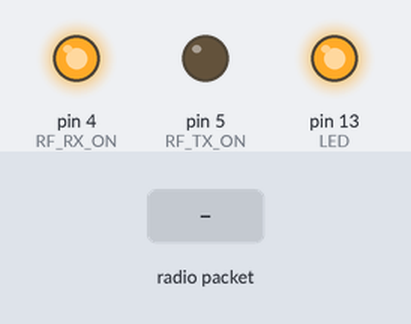
Simulated run of this sketch. Board: Arduino Uno, built with avr-gcc and run on an emulated ATmega328P. Parts: output pins drawn as LEDs (lit = HIGH). The inputs (shaded band) are chosen by the test bench. No radio packets arrive unless stated; what the sketch prints to the serial monitor is not drawn.

Above: at 0.11 s.
At 1.7 s:
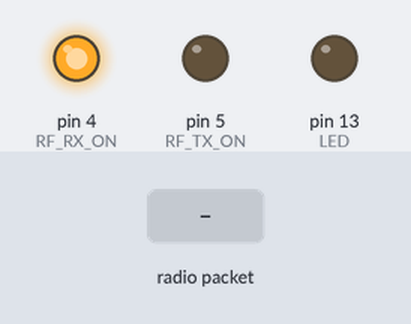
1.8 s: radio packet "200" arrives
Timing chart, 0 to 4.8 s (numbered marks = the images above; inputs shaded):
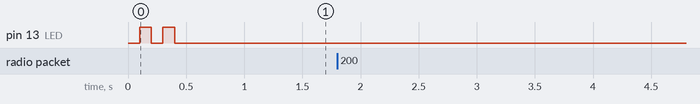

The sketch:

ActuatorTX.ino
```cpp
// (licence header left out)
#include <RH_ASK.h>
#include <SPI.h> // Not actualy used but needed to compile

uint8_t buflen = RH_ASK_MAX_MESSAGE_LEN;

#define WAKEUP_SIGNAL 1500 //continuous signal to wake up receiver on the sailwing (if the sailwing has 1s sleep cycle => wakeup signal = 1.5s)
#define PRINT_BAUD 9600
//#define SERIAL_DEBUG

//pins
#define LED 13 //PB5
#define RF_TX 3 //PD3
#define RF_RX 2 //PD2
#define RF_TX_ON 5 //PD5
#define RF_RX_ON 4 //PD4

typedef struct {
  float volts;
  float amps;
} vamps;

//RH_ASK
RH_ASK driver(500, RF_RX, RF_TX); //speed, rx, tx
//Fosc = 2MHz => Tosc = 0.5us
//1000bps => 1ms bit period
//8 samples per bit period => 125us per sample = 500*Tosc
//OK, integral number of Tosc

int msg;

String cmd = "";
int cmdlen;
#define cmdmax 200


void setup() {
  pinMode(LED, OUTPUT);
  digitalWrite(LED, LOW);
  pinMode(RF_TX_ON, OUTPUT);
  digitalWrite(RF_TX_ON, LOW); //transmitter on only when needed
  pinMode(RF_RX_ON, OUTPUT);
  digitalWrite(RF_RX_ON, HIGH); //receiver always on

  delay(100); //serial doesn't print without the delay

  Serial.begin(PRINT_BAUD);

  #ifdef SERIAL_DEBUG
    Serial.println("setup");
  #endif

  //RH_ASK init
  driver.init();

  //init LED
  digitalWrite(LED, HIGH);
  delay(100);
  digitalWrite(LED, LOW);
  delay(100);
  digitalWrite(LED, HIGH);
  delay(100);
  digitalWrite(LED, LOW);
  delay(100);
}

void loop() {
  readcmd(); //non-blocking
  smartDelay(0); //receive characters
}

void response(char chanID, unsigned int msg) {
  char buf[128];
  sprintf(buf, "%c,%d", chanID, msg);
  Serial.print('$');
  Serial.print(buf);
  Serial.print('*');
  PrintHex8(checksum(buf));
  #ifdef SERIAL_DEBUG
    Serial.print(" ");
    Serial.print(msg >> 8);
    Serial.print(" ");
    Serial.print(msg % 256);
  #endif
  Serial.println();
}

//read incoming characters within delay
void smartDelay(unsigned long ms) {
  unsigned long startMillis = millis();
  unsigned long currentMillis;
  uint8_t buf[buflen];
  do {
    if (driver.recv(buf, &buflen)) {
      int i;
      for (i = 0; i < buflen-2; i += 3){
        char chanID = buf[i];
        unsigned int msg = (buf[i+2] << 8) | buf[i+1];
        response(chanID, msg);
      }
    }
    currentMillis = millis();
  } while (currentMillis >= startMillis /* check millis overflow */ && currentMillis - startMillis < ms);
}

void send_message(char chanID, unsigned int *msg){
  //Since the reading is somewhere between 0 and 1023 (from the analog read) and we are only
  //sending 8-bit packets, each reading must be split as two 8-bit elements and channel ID is
  //sent as a single character, 8-bits large by default.
  uint8_t buf[3];
  buf[0] = chanID;    // Label this channel, to distinguish it from other channels
  buf[1] = *msg;      // Least significant byte (8 bits), rest is truncated from int to uint8_t
  buf[2] = (*msg)>>8; // Most significant byte

  digitalWrite(RF_TX, HIGH); //wake up receiver on the sailwing
  delay(WAKEUP_SIGNAL);
  digitalWrite(RF_TX, LOW);
  delay(100);

  digitalWrite(LED, HIGH);       // Flash a light to show transmitting
  driver.send(buf, 3);     // Sending the message
  driver.waitPacketSent(3000);      // Wait until the whole message is gone
  digitalWrite(LED, LOW);      // Turn the LED off.
  smartDelay(100);                    // A short gap.
}

void readcmd() {
  while (Serial.available() > 0) {
    char ch = (char)Serial.read();
    if (ch == '\n' || ch == '\r') continue;
    if (ch == ';') { //end of command, process
      execmd();
      cmd = "";
      cmdlen = 0;
    }
    else if (ch == '$') { //start a new command (optional)
      cmd = "";
      cmdlen = 0;
    }
    else {
      cmd += ch;
      cmdlen++;
    }
    if (cmdlen > cmdmax-2) { //too long command
      cmd = "";
      cmdlen = 0;
    }
  }
}

void execmd() {
  #ifdef SERIAL_DEBUG
    Serial.print("Received command: "); Serial.println(cmd);
  #endif
  //find first digit
  int i = 0;
  while(i < cmd.length() && !isDigit(cmd[i]) && cmd[i] != '-') i++;
  //
  String cmd1 = cmd.substring(0, i);
  String cmd2_str = cmd.substring(i);
  int cmd2 = cmd2_str.toInt();
  if (cmd1 == "A" && cmd2 >= 0 && cmd2 <= 65535) {
    digitalWrite(RF_TX_ON, HIGH);
    send_message('A', &cmd2);
    digitalWrite(RF_TX_ON, LOW);
  }
  else if (cmd1 == "S" && cmd2 >= 0 && cmd2 <= 65535) {
    digitalWrite(RF_TX_ON, HIGH);
    send_message('S', &cmd2);
    digitalWrite(RF_TX_ON, LOW);
  }
  else if (cmd1 == "P" && cmd2 >= 0 && cmd2 <= 65535) {
    digitalWrite(RF_TX_ON, HIGH);
    send_message('P', &cmd2);
    digitalWrite(RF_TX_ON, LOW);
  }
}

unsigned char checksum(char* s) {
  unsigned char ret = 0;
  while (*s != '\0') {
    ret ^= *s;
    s++;
  }
  return ret;
}

void PrintHex8(char X) {
  if (X < 16)
    Serial.print("0");
  Serial.print(X, HEX);
}
```

Measured:
- after the input at 1.8 s, every drawn part: stays the same
